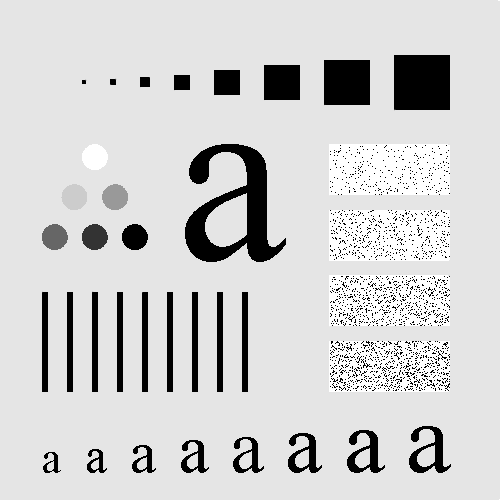
%> input picture MATLAB/Day05/Fig0333(a)(test_pattern_blurring_orig).tif, 500 x 500 px
$ octave day0504.m   (GNU Octave 9; MATLAB toolbox functions it lacks are replaced by stand-ins)
%> lines starting %> are read from the running program, lines starting %| are printed output that depends on the picture
img = im2double(imread('Fig0333(a)(test_pattern_blurring_orig).tif'));
%> img: size 500x500 double; min 0, max 1, mean 0.813
[M,N] = size(img);
%> M = 500; N = 500
D0 = 15;
[U,V] = meshgrid(-N/2:N/2-1, -M/2:M/2-1);
D = sqrt(U.^2 + V.^2);
F_shift = fftshift(fft2(img));

% 三种高通滤波器（避免除零）
H_ideal = double(D > D0);
H_btw   = (D./D0).^4 ./ (1 + (D./D0).^4);   % 二阶巴特沃斯高通（D=0时为0）
H_gauss = 1 - exp(-D.^2 / (2 * D0^2));

% 滤波
out_ideal = real(ifft2(ifftshift(F_shift .* H_ideal)));
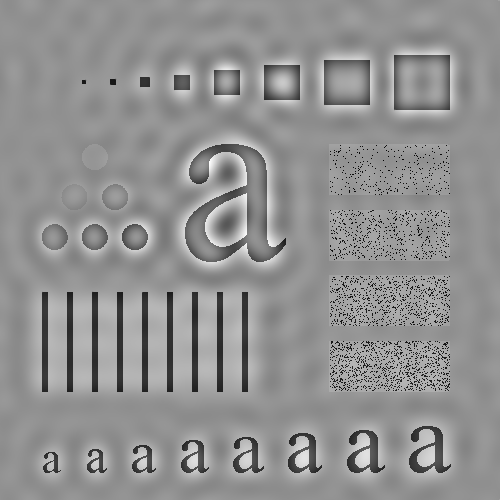
%> out_ideal: size 500x500 double; min -1.01, max 0.761, mean -4.26e-19; drawn with min black and max white
out_btw   = real(ifft2(ifftshift(F_shift .* H_btw)));
out_gauss = real(ifft2(ifftshift(F_shift .* H_gauss)));
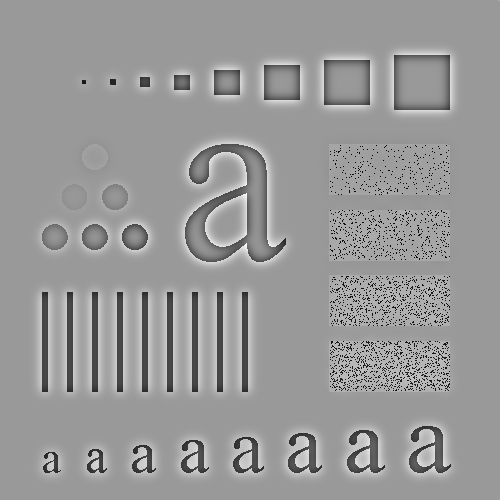
%> out_gauss: size 500x500 double; min -0.979, max 0.65, mean 1.89e-19; drawn with min black and max white

figure;
subplot(1,3,1); imshow(out_ideal,[]); title('理想高通 D0=15');
subplot(1,3,2); imshow(out_btw,[]);   title('巴特沃斯高通 D0=15');
subplot(1,3,3); imshow(out_gauss,[]); title('高斯高通 D0=15');
